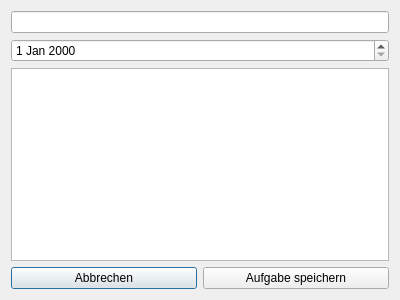
<?xml version="1.0" encoding="UTF-8"?>
<ui version="4.0">
 <class>DialogTaskBearbeiten</class>
 <widget class="QDialog" name="DialogTaskBearbeiten">
  <property name="geometry">
   <rect>
    <x>0</x>
    <y>0</y>
    <width>400</width>
    <height>300</height>
   </rect>
  </property>
  <property name="windowTitle">
   <string>Aufgabe bearbeiten</string>
  </property>
  <layout class="QVBoxLayout" name="verticalLayout">
   <item>
    <widget class="QLineEdit" name="titel">
     <property name="text">
      <string/>
     </property>
    </widget>
   </item>
   <item>
    <widget class="QDateEdit" name="faelligkeitsdatum"/>
   </item>
   <item>
    <widget class="QTextEdit" name="beschreibung"/>
   </item>
   <item>
    <layout class="QHBoxLayout" name="horizontalLayout_3">
     <item>
      <widget class="QPushButton" name="AbbrechenDialog">
       <property name="text">
        <string>Abbrechen</string>
       </property>
      </widget>
     </item>
     <item>
      <widget class="QPushButton" name="AufgabeSpeichernDialog">
       <property name="text">
        <string>Aufgabe speichern</string>
       </property>
      </widget>
     </item>
    </layout>
   </item>
  </layout>
 </widget>
 <resources/>
 <connections/>
</ui>
